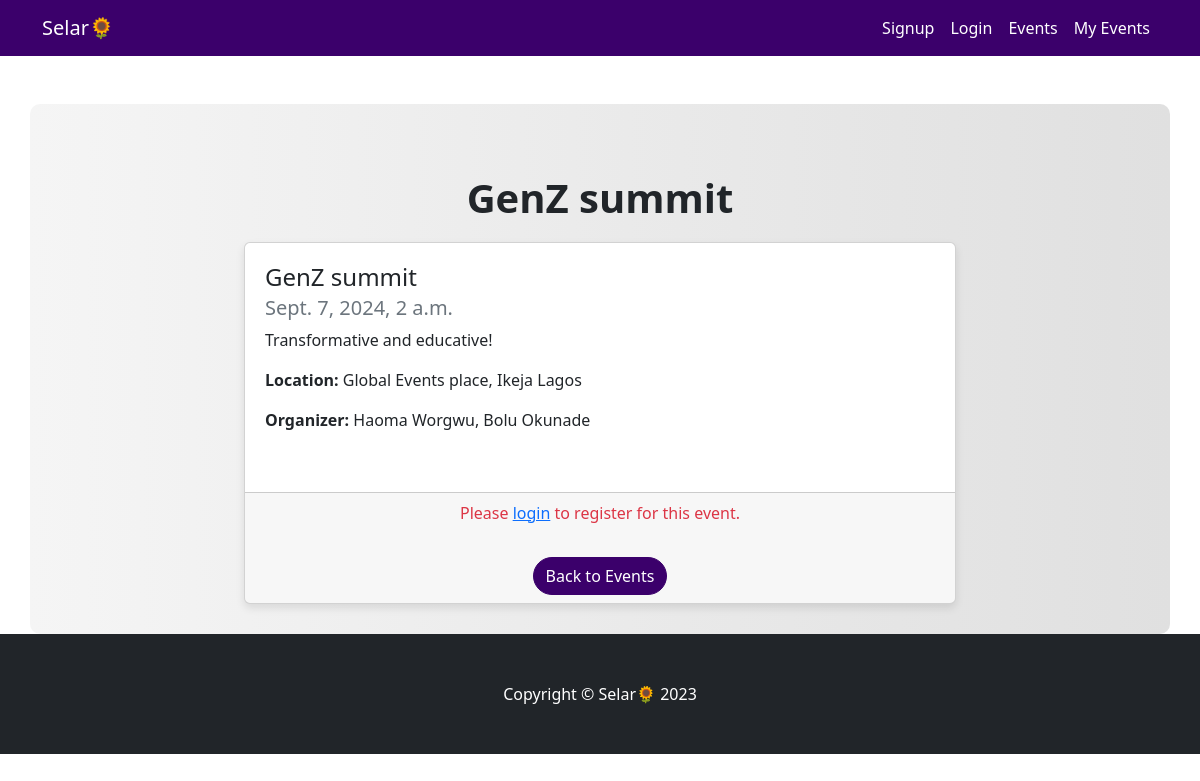
The app's page /event/3/ with its own data.
### events/models.py (models this page shows, shortened)
class Event(models.Model):
    title = models.CharField(max_length=100)
    description = models.TextField()
    date = models.DateTimeField()
    location = models.CharField(max_length=100)
    organizer = models.CharField(max_length=50, default = 'Selar')

### events/views.py (the view)
# urls.py: path('event/<int:event_id>/', views.event_detail, name='event_detail'),
def event_detail(request, event_id):
    event = get_object_or_404(Event, id=event_id)
    return render(request, 'event_detail.html', {'event': event})

### events/templates/event_detail.html (shortened to what this page needs)
{% load static %}
<!DOCTYPE html>
<html lang="en">
    <head>
        <link href="https://cdn.jsdelivr.net/npm/bootstrap-icons@1.5.0/font/bootstrap-icons.css" rel="stylesheet" />
        <link href="{% static 'css/styles.css' %}" rel="stylesheet" />
    </head>
    <body>
        <nav class="navbar navbar-expand-lg navbar-dark">
            <div class="container">
                <a class="navbar-brand" href="{% url 'event_list' %}"> Selar🌻 </a>
                <div class="collapse navbar-collapse" id="navbarResponsive">
                    <ul class="navbar-nav ms-auto">
                        {% if user.is_authenticated %}
                        <li class="nav-item"><a class="nav-link" href="{% url 'event_list' %}">Events</a></li>
                        <li class="nav-item"><a class="nav-link" href="{% url 'manage_registration' %}">My Events</a></li>
                        <li class="nav-item"><a class="nav-link" href="{% url 'logout_user' %}">Logout</a></li>
                    {% else %}
                        <li class="nav-item"><a class="nav-link" href="{% url 'signup' %}">Signup</a></li>
                        <li class="nav-item"><a class="nav-link" href="{% url 'login' %}">Login</a></li>
                        <li class="nav-item"><a class="nav-link" href="{% url 'event_list' %}">Events</a></li>
                        <li class="nav-item"><a class="nav-link" href="{% url 'manage_registration' %}">My Events</a></li>
                    {% endif %}
                    </ul>
                </div>
            </div>
        </nav>
        <div class="container mt-5">
            <h1 class="text-center">{{ event.title }}</h1>
            <div class="row">
                <div class="col-lg-8 col-md-10 mx-auto">
                    <div class="card">
                        <div class="card-body">
                            <h4 class="card-title">{{ event.title }}</h4>
                            <h5 class="card-subtitle mb-2 text-muted">{{ event.date }}</h5>
                            <p class="card-text">{{ event.description }}</p>
                            <p class="card-text"><strong>Location:</strong> {{ event.location }}</p>
                            <p class="card-text"><strong>Organizer:</strong> {{ event.organizer }}</p>
                        </div>
                        <div class="card-footer text-center">
                            {% if user.is_authenticated %}
                                <form method="post" action="{% url 'register_event' event.id %}">
                                    {% csrf_token %}
                                    <button type="submit" class="btn btn-success">Register for This Event</button>
                                </form>
                            {% else %}
                                <p class="text-danger">Please <a href="{% url 'login' %}">login</a> to register for this event.</p>
                            {% endif %}
                            <a href="{% url 'event_list' %}" class="btn btn-primary mt-3">Back to Events</a>
                        </div>
                    </div>
                </div>
            </div>
        </div>
        <footer class="py-5 bg-dark">
            <div class="container">
                <p class="m-0 text-center text-white">Copyright &copy;  Selar🌻  2023</p>
            </div>
        </footer>
    </body>
</html>

### events/templates/event_detail.html (style rules this page uses)
.navbar-dark { background-color: #3b006b; }
.btn-primary, .btn-success { background-color: #3b006b; border-color: #3b006b; border-radius: 25px; transition: background-color 0.3s, border-color 0.3s; }
.card { transition: transform 0.3s, box-shadow 0.3s; box-shadow: 0 4px 8px rgba(0,0,0,0.1); }
.card-body { padding: 20px; }
h1 { font-size: 2.5rem; font-weight: bold; margin-bottom: 20px; }
.text-center { margin-top: 40px; }
.container.mt-5 { background: linear-gradient(to right, #f5f5f5, #e0e0e0); padding: 30px; border-radius: 10px; }
.navbar-dark .navbar-nav .nav-link { color: #fff; transition: color 0.3s; }

### records on screen
Event: title "GenZ summit", date "Sept. 7, 2024, 2 a.m.", description "Transformative and educative!", location "Global Events place, Ikeja Lagos", organizer "Haoma Worgwu, Bolu Okunade"
